Frame 1 (no input): blank canvas, image omitted
Frame 60 (the mouse pressed at the canvas centre just before this capture): blank canvas, image omitted
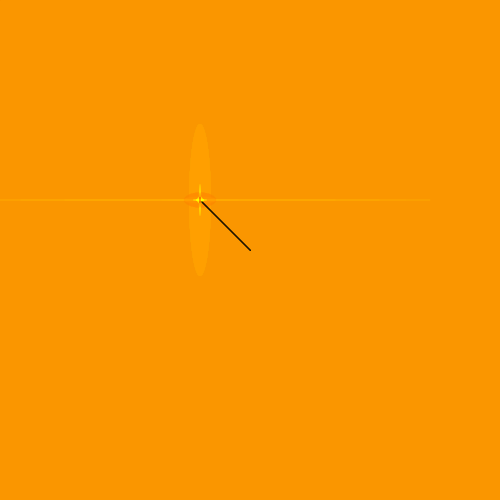
Frame 120 (the mouse held since frame 60 and released just before this capture)

The Processing sketch whose frames 1 and 60 were blank and that drew this single picture after the mouse press (run headless with seeded random() and noise(); from frame 60 on, the mouse is pressed at the canvas centre):

// Processing sketch: processing_22297
// ── processing_22297.pde

void setup(){
  
  size(500,500);
  background(250,150,0);
}  

void draw(){
  
  noStroke();
  
  fill(250,150,0,20);
  rect(0,0,500,500);
  
  stroke(0,100);
  line(mouseX,mouseY,mouseX-50,mouseY-50);
  
  noStroke();
  

  
  fill(255,255,0);
  ellipse(mouseX-50,mouseY-50,(mouseX/random(200)),mouseY/random(200));
  
  fill(255,0,0,random(150));
  ellipse(mouseX-50,mouseY-50,(mouseX/random(200)),mouseY/random(200));
  

  
  

}

                
                                
